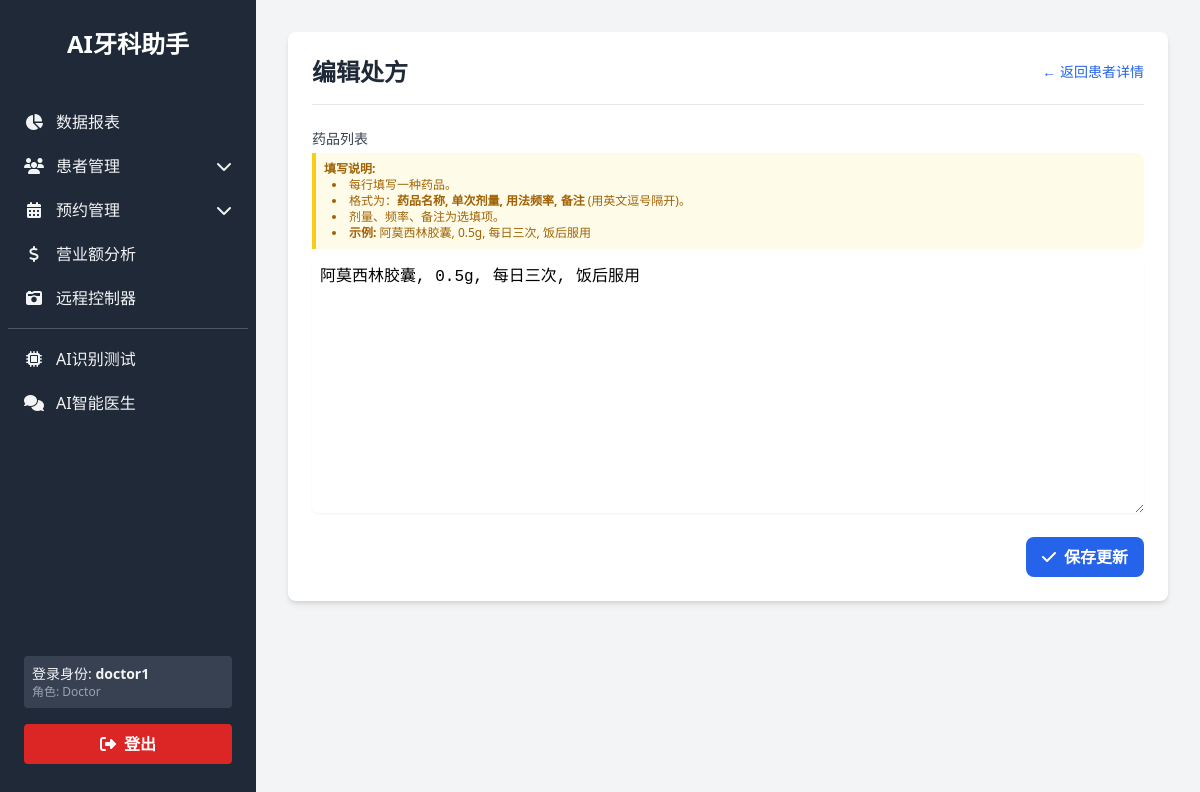
/doctor/prescription/1/edit (signed in), run on the app's committed database.
### models.py (models this page shows, shortened)
class User(db.Model):
    id = db.Column(db.Integer, primary_key=True)
    username = db.Column(db.String(80), unique=True, nullable=False)
    password_hash = db.Column(db.String(128), nullable=False)
    role = db.Column(db.String(20), nullable=False, index=True) # 为角色添加索引以优化查询
    patients = db.relationship('Patient', backref='doctor', lazy='dynamic', foreign_keys='Patient.doctor_id', cascade="all, delete-orphan")
    appointments = db.relationship('Appointment', backref='doctor', lazy='dynamic', foreign_keys='Appointment.doctor_id', cascade="all, delete-orphan")
    prescriptions = db.relationship('Prescription', backref='doctor', lazy='dynamic', foreign_keys='Prescription.doctor_id', cascade="all, delete-orphan")

class Prescription(db.Model):
    id = db.Column(db.Integer, primary_key=True)
    date_issued = db.Column(db.Date, nullable=False, default=datetime.date.today) # 开具日期
    medications_json = db.Column(db.Text, name='medications', nullable=False) # 药品列表
    patient_id = db.Column(db.Integer, db.ForeignKey('patient.id'), nullable=False)
    doctor_id = db.Column(db.Integer, db.ForeignKey('user.id'), nullable=False)
    @property
    def medications(self):
        return json.loads(self.medications_json) if self.medications_json else []
    @medications.setter
    def medications(self, meds_list):
        self.medications_json = json.dumps(meds_list, ensure_ascii=False)

### app.py (the view)
@app.route('/doctor/prescription/<int:prescription_id>/edit', methods=['GET', 'POST'])
@login_required
@role_required('doctor')
def edit_prescription(prescription_id):
    prescription = helpers.get_prescription_by_id(prescription_id)
    if not prescription or prescription.doctor.username != session['user']['username']:
        flash('找不到该处方或您没有权限访问。', 'danger')
        return redirect(url_for('doctor_dashboard'))
    if request.method == 'POST':
        updated, message = helpers.update_prescription(prescription_id, request.form)
        flash(message, 'success' if updated else 'danger')
        if updated:
            return redirect(url_for('patient_detail', patient_id=prescription.patient_id, tab='prescriptions'))
    return render_template('prescription_form.html', patient=prescription.patient, prescription=prescription)

### app.py (called while the page is built)
def login_required(f):
    @wraps(f)
    def decorated_function(*args, **kwargs):
        if 'user' not in session:
            flash('请先登录以访问此页面。', 'warning')
            return redirect(url_for('login'))
        return f(*args, **kwargs)
    return decorated_function

def role_required(required_role):
    def decorator(f):
        @wraps(f)
        def decorated_function(*args, **kwargs):
            if session.get('user', {}).get('role') != required_role:
                flash(f'您没有权限访问此页面，需要 "{required_role}" 角色。', 'danger')
                return redirect(url_for('index'))
            return f(*args, **kwargs)
        return decorated_function
    return decorator

@app.context_processor
def inject_helpers():
    return dict(helpers=helpers)

### helpers.py (called while the page is built)
def format_medications_for_textarea(medications):
    if not medications:
        return ""
    lines = []
    for med in medications:
        parts = [
            med.get('name', ''),
            med.get('dosage', ''),
            med.get('frequency', ''),
            med.get('notes', '')
        ]
        while parts and parts[-1] == '':
            parts.pop()
        lines.append(', '.join(parts))
    return '\n'.join(lines)

def get_prescription_by_id(prescription_id):
    return Prescription.query.get(int(prescription_id))

### templates/prescription_form.html (shortened to what this page needs)
{% extends "base.html" %}
{% set is_edit = prescription is not none %}
{% block content %}
<div class="max-w-4xl mx-auto">
    <div class="bg-white p-6 rounded-lg shadow-md">
        <div class="flex justify-between items-center border-b pb-4 mb-6">
            <h1 class="text-2xl font-bold text-gray-800">{{ '编辑处方' if is_edit else '为 ' + patient.name + ' 开具新处方' }}</h1>
            <a href="{{ url_for('patient_detail', patient_id=patient.id) }}" class="text-sm text-blue-600 hover:underline">&larr; 返回患者详情</a>
        </div>
        <form action="{% if is_edit %}{{ url_for('edit_prescription', prescription_id=prescription.id) }}{% else %}{{ url_for('new_prescription', patient_id=patient.id) }}{% endif %}" method="POST">
            <div>
                <label for="medications-text" class="block text-sm font-medium text-gray-700">药品列表</label>
                <div class="mt-1 p-2 bg-yellow-50 border-l-4 border-yellow-400 text-yellow-700 text-xs rounded-r-lg">
                    <p><b>填写说明:</b></p>
                    <ul class="list-disc list-inside ml-2">
                        <li>每行填写一种药品。</li>
                        <li>格式为：<b>药品名称, 单次剂量, 用法频率, 备注</b> (用英文逗号隔开)。</li>
                        <li>剂量、频率、备注为选填项。</li>
                        <li><b>示例:</b> 阿莫西林胶囊, 0.5g, 每日三次, 饭后服用</li>
                    </ul>
                </div>
                <textarea id="medications-text"
                          name="medications_text"
                          rows="10"
                          class="mt-2 block w-full border-gray-300 rounded-md shadow-sm p-2 font-mono"
                          placeholder="布洛芬, 1片, 需要时服用&#10;甲硝唑, 2片, 每日两次"
                          required>{% if is_edit %}{{ helpers.format_medications_for_textarea(prescription.medications) }}{% endif %}</textarea>
            </div>
            <div class="mt-6 flex justify-end">
                <button type="submit" class="bg-blue-600 text-white font-bold py-2 px-4 rounded-lg hover:bg-blue-700">
                    <i class="fas fa-check mr-2"></i>{{ '保存更新' if is_edit else '确认开具' }}
                </button>
            </div>
        </form>
    </div>
</div>
{% endblock %}

### templates/base.html (shortened to what this page needs)
<!DOCTYPE html>
<html lang="zh-CN">
<head>
    <script src="https://cdn.tailwindcss.com"></script>
    <link rel="stylesheet" href="https://cdnjs.cloudflare.com/ajax/libs/font-awesome/6.4.0/css/all.min.css">
</head>
<body class="bg-gray-100 font-sans leading-normal tracking-normal">
    <div class="flex flex-col md:flex-row min-h-screen">
        {% if session.user %}
        <div class="md:flex md:flex-shrink-0">
            <aside class="bg-gray-800 text-gray-100 w-full md:w-64 py-7 px-2 fixed inset-y-0 left-0 transform md:relative md:translate-x-0 -translate-x-full transition-transform duration-200 ease-in-out md:flex md:flex-col md:justify-between z-30"
                  x-data="{ open: false }"
                  @toggle-sidebar.window="open = !open"
                  @keydown.escape.window="open = false"
                  :class="{'translate-x-0': open, '-translate-x-full': !open}"
                  x-show="true"
                  @click.away="open = false">
                <div class="flex-grow">
                    <div class="px-4 mb-10 text-center">
                         <a href="{{ url_for('index') }}" class="text-white text-2xl font-semibold uppercase hover:text-gray-300">AI牙科助手</a>
                    </div>
                    <nav>
                        {% set active_page = request.endpoint %}
                        {% if session.user.role == 'admin' %}
                        <a href="{{ url_for('admin_dashboard') }}" class="nav-link {% if active_page == 'admin_dashboard' %}active{% endif %}">
                            <i class="fas fa-tachometer-alt fa-fw mr-3"></i>用户与病患
                        </a>
                        <a href="{{ url_for('admin_services') }}" class="nav-link {% if active_page == 'admin_services' %}active{% endif %}">
                            <i class="fas fa-hand-holding-usd fa-fw mr-3"></i>服务项目管理
                        </a>
                        {% elif session.user.role == 'doctor' %}
                        <a href="{{ url_for('doctor_reports') }}" class="nav-link {% if active_page == 'doctor_reports' %}active{% endif %}">
                            <i class="fas fa-chart-pie fa-fw mr-3"></i>数据报表
                        </a>
                        <div x-data="{ open: {{ 'true' if 'patient' in active_page or active_page == 'doctor_dashboard' else 'false' }} }">
                            <button @click="open = !open" class="nav-link w-full text-left">
                                <i class="fas fa-users fa-fw mr-3"></i>
                                <span>患者管理</span>
                                <i class="fas fa-chevron-down ml-auto transition-transform" :class="{'rotate-180': open}"></i>
                            </button>
                        </div>
                        <div x-data="{ open: {{ 'true' if 'appointment' in active_page else 'false' }} }">
                            <button @click="open = !open" class="nav-link w-full text-left">
                                <i class="fas fa-calendar-alt fa-fw mr-3"></i>
                                <span>预约管理</span>
                                <i class="fas fa-chevron-down ml-auto transition-transform" :class="{'rotate-180': open}"></i>
                            </button>
                        </div>
                        <a href="{{ url_for('financial_reports') }}" class="nav-link {% if active_page == 'financial_reports' %}active{% endif %}">
                            <i class="fas fa-dollar-sign fa-fw mr-3"></i>营业额分析
                        </a>
                        <a href="{{ url_for('controller') }}" class="nav-link {% if active_page == 'controller' %}active{% endif %}">
                            <i class="fas fa-camera-retro fa-fw mr-3"></i>远程控制器
                        </a>
                        <hr class="my-2 border-gray-600">
                        <a href="{{ url_for('ai_test_page') }}" class="nav-link {% if active_page == 'ai_test_page' %}active{% endif %}">
                            <i class="fas fa-microchip fa-fw mr-3"></i>AI识别测试
                        </a>
                        <a href="{{ url_for('chat') }}" class="nav-link {% if active_page == 'chat' %}active{% endif %}">
                            <i class="fas fa-comments fa-fw mr-3"></i>AI智能医生
                        </a>
                        {% endif %}
                    </nav>
                </div>
                <div class="flex-shrink-0 px-4 py-2">
                    <div class="mb-4 p-2 rounded bg-gray-700">
                        <p class="text-sm">登录身份: <strong>{{ session.user.username }}</strong></p>
                        <p class="text-xs text-gray-400 capitalize">角色: {{ session.user.role }}</p>
                    </div>
                    <a href="{{ url_for('logout') }}" class="block w-full text-center bg-red-600 hover:bg-red-700 text-white font-bold py-2 px-4 rounded transition duration-200">
                        <i class="fas fa-sign-out-alt mr-2"></i>登出
                    </a>
                </div>
            </aside>
        </div>
        {% endif %}
        <div class="flex-1 flex flex-col overflow-hidden">
            <main class="flex-1 overflow-x-hidden overflow-y-auto bg-gray-100 p-4 md:p-8">
                {% block content %}{% endblock %}
            </main>
        </div>
    </div>
</body>
</html>

### templates/base.html (style rules this page uses)
.nav-link { display: flex; align-items: center; padding: 0.625rem 1rem; border-radius: 0.375rem; transition: all 0.2s ease-in-out; text-decoration: none; }

### data on the page
User: user.username "doctor1", user.role "Doctor"
Prescription: medications_text "阿莫西林胶囊, 0.5g, 每日三次, 饭后服用"

### other printed values
{{ '编辑处方' if is_edit else '为 ' + patient.name + ' 开具新处方' }} "编辑处方"
{{ '保存更新' if is_edit else '确认开具' }} "保存更新"
